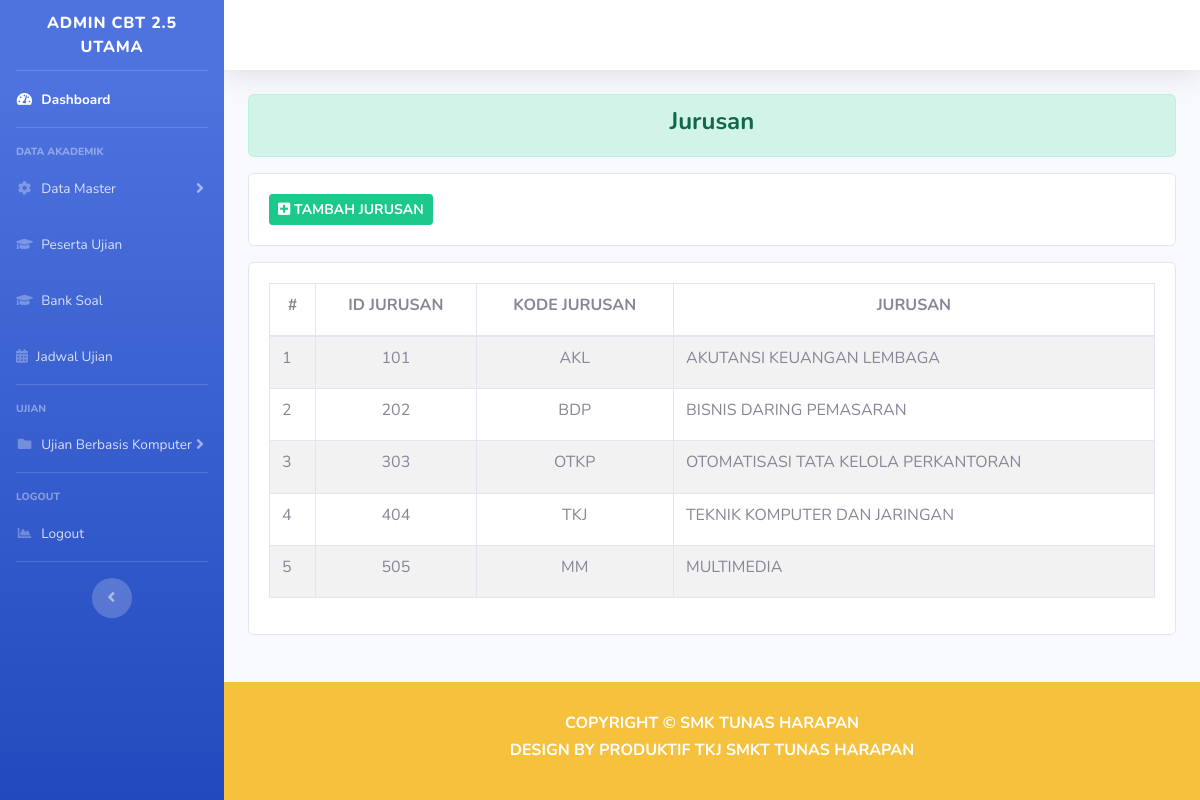
The page /index.php/dashboard/jurusan on the database its author committed.
### tables this page shows
CREATE TABLE `a_jurusan` (
  `id` int(11) NOT NULL,
  `kode` varchar(8) NOT NULL,
  `jurusan` varchar(128) NOT NULL
);

### application/controllers/Dashboard.php (called while the page is built, shortened)
<?php
class Dashboard extends CI_Controller
{
    function __construct()
    {
        $this->load->model('Model_jurusan');
    }
    public function jurusan()
    {
        $isi['jurusan'] = $this->Model_jurusan->dataJurusan();
        $isi['content'] = 'tampilan_jurusan';
        $this->load->view('templates/header');
        $this->load->view('tampilan_dashboard', $isi);
        $this->load->view('templates/footer');
    }
}

### index.php (called while the page is built, shortened)
<?php
require_once BASEPATH.'core/CodeIgniter.php';

### application/models/Model_jurusan.php (called while the page is built, shortened)
<?php
class Model_jurusan extends CI_Model
{
    public function dataJurusan()
    {
        $sql = "SELECT * FROM `a_jurusan`";
        $query = $this->db->query($sql);
        return $query->result_array();
    }
}

### application/views/tampilan_jurusan.php (the view, shortened to what this page needs)
<div class="alert alert-success" role="alert">
    <h4 class="text-center font-weight-bold">Jurusan</h4>
</div>
<div class="row">
    <div class="col-md">
        <div class="card">
            <div class="card-body">
                <button type="button" class="btn btn-success btn-sm text-uppercase font-weight-bold" data-toggle="modal" data-target="#exampleModal">
                    <i class="fas fa-plus-square"></i> Tambah Jurusan
                </button>
            </div>
        </div>
    </div>
</div>
<div class="row mt-3">
    <div class="col-md">
        <div class="card">
            <div class="card-body">
                <div class="table-responsive">
                    <table class="table table-striped table-bordered">
                        <thead>
                            <tr class="text-center">
                                <th scope="col">
                                    <h6 class="font-weight-bold" style="text-transform: uppercase;">#</h6>
                                </th>
                                <th scope="col">
                                    <h6 class="font-weight-bold" style="text-transform: uppercase;">ID Jurusan</h6>
                                </th>
                                <th scope="col">
                                    <h6 class="font-weight-bold" style="text-transform: uppercase;">Kode Jurusan</h6>
                                </th>
                                <th scope="col">
                                    <h6 class="font-weight-bold" style="text-transform: uppercase;">Jurusan</h6>
                                </th>
                            </tr>
                        </thead>
                        <tbody>
                            <tr>
                                <?php
                                $no = 1;
                                foreach ($jurusan as $row) {
                                ?>
                                    <td class="text-centers">
                                        <h6><?php echo $no++; ?></h6>
                                    </td>
                                    <td>
                                        <h6 class="text-uppercase text-center"><?php echo $row['id']; ?></h6>
                                    </td>
                                    <td>
                                        <h6 class="text-uppercase text-center"><?php echo $row['kode']; ?></h6>
                                    </td>
                                    <td>
                                        <h6 class="text-uppercase"><?php echo $row['jurusan']; ?></h6>
                                    </td>
                            </tr>
                        <?php } ?>
                        </tbody>
                    </table>
                </div>
            </div>
        </div>
    </div>
</div>

### rows shown on the page
a_jurusan: id "101", kode "AKL", jurusan "AKUTANSI KEUANGAN LEMBAGA"
a_jurusan: id "202", kode "BDP", jurusan "BISNIS DARING PEMASARAN"
a_jurusan: id "303", kode "OTKP", jurusan "OTOMATISASI TATA KELOLA PERKANTORAN"
a_jurusan: id "404", kode "TKJ", jurusan "TEKNIK KOMPUTER DAN JARINGAN"
a_jurusan: id "505", kode "MM", jurusan "MULTIMEDIA"
